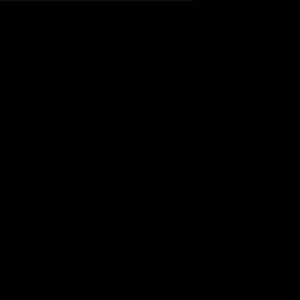
Frame 1 (no input)
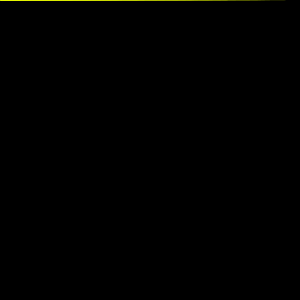
Frame 60 (the mouse pressed at the canvas centre just before this capture)
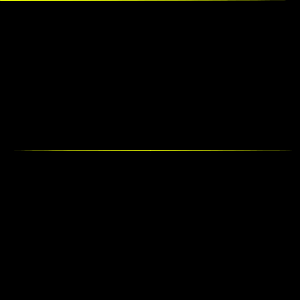
Frame 120 (the mouse held since frame 60 and released just before this capture)

The Processing sketch that drew these frames (run headless with seeded random() and noise(); from frame 60 on, the mouse is pressed at the canvas centre):

// Processing sketch: processing_24947
// ── processing_24947.pde

void setup(){
  size (300,300);
  strokeWeight (.7);
  smooth ();
  background(0);
   
}
void draw (){
  stroke (#EDFF03, 20);

  line(random(width),mouseX, mouseX, mouseY);
  

}

                
                
